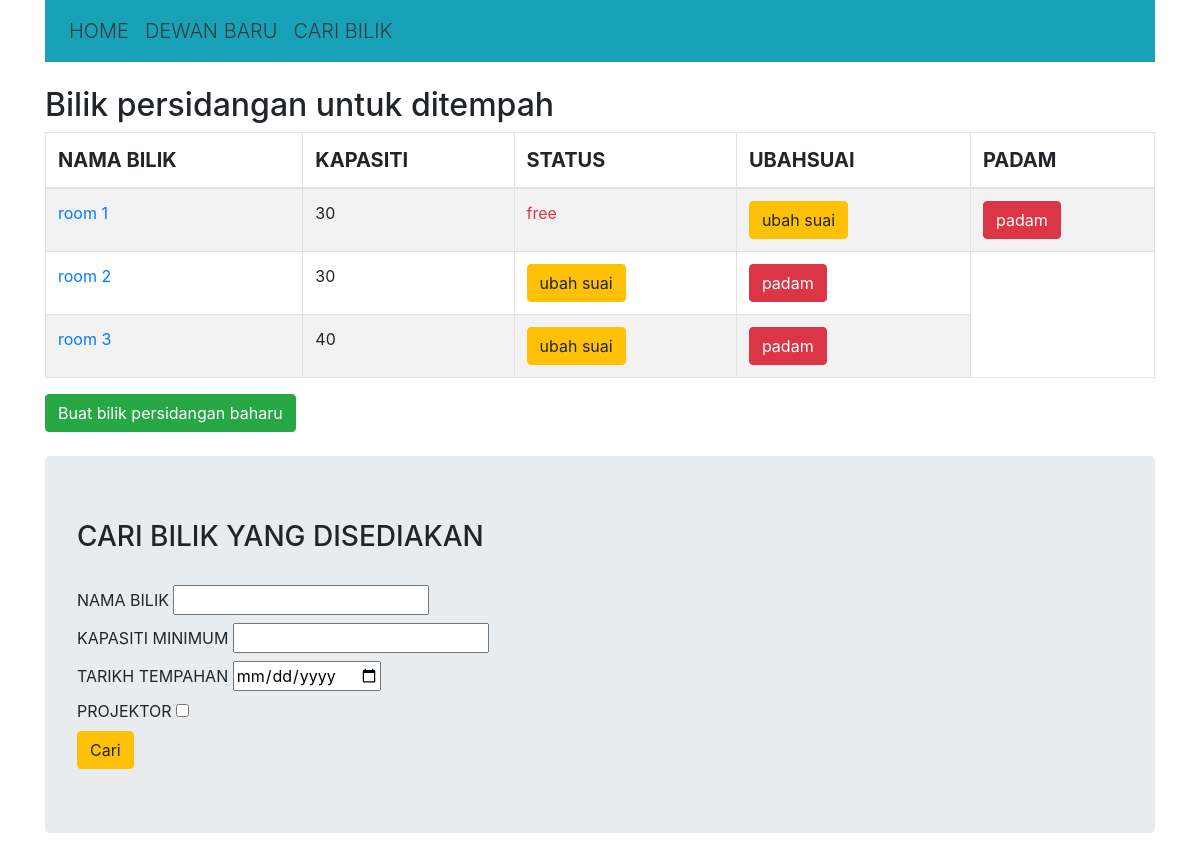
/, run on an earlier commit of the app's database.
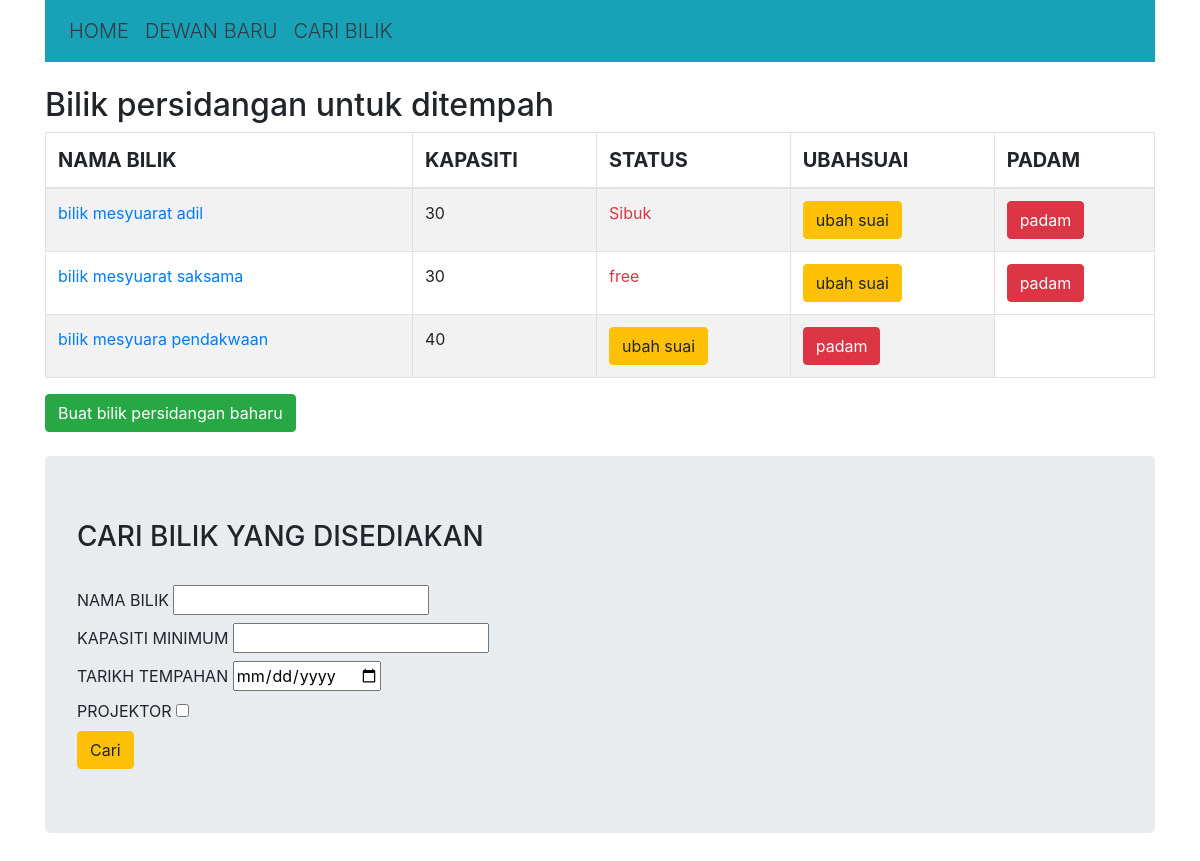
And on a later commit of the database.
### booking_app/models.py (models this page shows, shortened)
class Room(models.Model):
    name = models.CharField(max_length=255)
    capacity = models.IntegerField()
    projector = models.BooleanField(default=True)

### booking_app/views.py (the view)
# urls.py: path('', views.index, name='home'),
def index(request):
    rooms = Room.objects.all()
    status = {}
    for room in rooms:
        if room.reservation_set.filter(date=today):
            status[room.id] = "Sibuk"
        else:
            status[room.id] = "free"
            ctx = {
                "rooms": rooms,
                "status": status,
            }
            return render(request, "booking/index.html", ctx)

### booking_app/templates/booking/index.html (shortened to what this page needs)
{% extends 'booking/base.html' %}
{% block content %}
    <br/>
    <h2>Bilik persidangan untuk ditempah</h2>
    <table class="table table-striped table-bordered">
        <tr>
            <thead class="thead lead">
                <th>NAMA BILIK</th>
                <th>KAPASITI</th>
                <th>STATUS</th>
                <th>UBAHSUAI</th>
                <th>PADAM</th>
            </thead>
        </tr>
        {% for room in rooms %}
        <tr>
            <td><a href="{% url 'booking:room' room.id %}">{{ room.name }}</a></td>
            <td>{{ room.capacity }}</td>
            {% for k,v in status.items %}
                {% if room.id == k %}
                    <td{% if v == "Free" %} class="text-success"
                    {% else %} class="text-danger" {% endif %}>{{ v }}</td>
                {% endif %}
            {% endfor %}
            <td><a href="{% url 'booking:modify' room.id %}"><button class="btn btn-warning">ubah suai</button></a></td>
            <td><a href="{% url 'booking:delete' room.id %}"><button class="btn btn-danger">padam</button></a></td>
        </tr>
        {% endfor %}
    </table>
    <a href="">
        <button class="btn btn-success">Buat bilik persidangan baharu</button>
    </a><br/><br/>
    <div class="jumbotron">
        <h3>CARI BILIK YANG DISEDIAKAN</h3>
        <br/>
        <form id="search" method="get" action="">
            <label>NAMA BILIK
                <input type="text" name="room">
            </label><br/>
            <label>KAPASITI MINIMUM
                <input type="number" name="capacity">
            </label><br/>
            <label>TARIKH TEMPAHAN
                <input type="date" name="date" required="required">
            </label><br/>
            <label>PROJEKTOR
                <input type="checkbox" name="projector">
            </label><br/>
                <input type="submit" value="Cari" class="btn btn-warning">
        </form>
    </div>
{% endblock %}

### booking_app/templates/booking/base.html (shortened to what this page needs)
<!DOCTYPE html>
<html lang="en">
<head>
    <link rel="stylesheet" href="https://stackpath.bootstrapcdn.com/bootstrap/4.1.0/css/bootstrap.min.css"
>
</head>
<body>
    <div class="container">
        <nav class="navbar navbar-expand-sm bg-info navbar-light">
            <ul class="navbar-nav">
                <li class="nav-item">
                    <a class="nav-link lead text-dark" href="">HOME </a>
                </li>
                <li class="nav-item">
                    <a class="nav-link lead text-dark" href="">DEWAN BARU</a>
                </li>
                <li class="nav-item">
                    <a class="nav-link lead text-dark" href="">CARI BILIK </a>
                </li>
            </ul>
        </nav>
        {% block content %}
        {% endblock %}
    </div>
</body>
</html>

What changed in the data, as far as the page shows it:
changed Room: name "room 1" → "bilik mesyuarat adil"
changed Room: name "room 2" → "bilik mesyuarat saksama"
changed Room: name "room 3" → "bilik mesyuara pendakwaan"
Also different on the page:
new list line: "Sibuk"
new list line: "free"
list line gone: "free"
